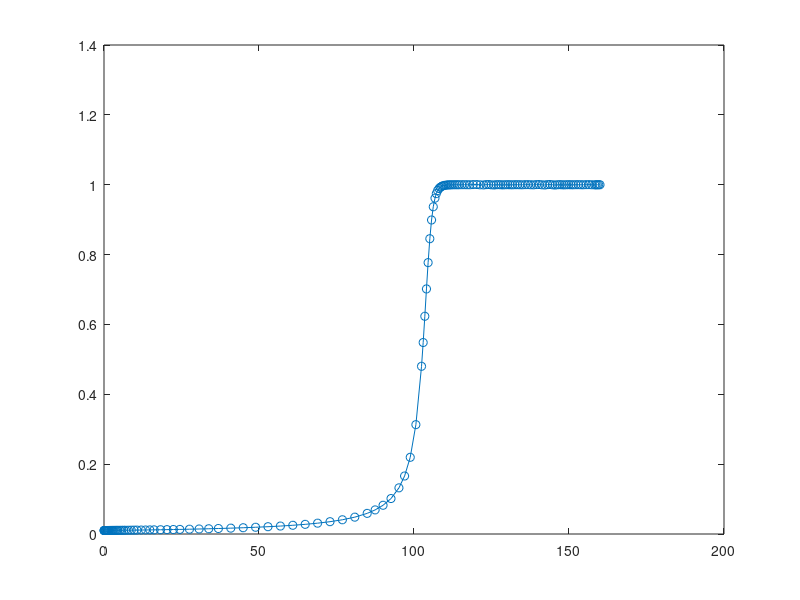

Write the MATLAB code that produced this figure. (Note: this script raises an error after producing the figure.)
function afternoon

%% Functions of functions
% Toby Driscoll, July 2014
close all, clear

%% Quadrature
% There are many problems that have a function as data. For example, take
% the problem of transforming a function into its definite integral.
% Approximating this transformation numerically is called quadrature.

%%
% In order to use a function as data, we need to create it anonymously, or
% refer to it with an @ sign in front (handle).
integral( @sin,0,pi )

%%
f = @(x) sin(x).*cos(x);
integral(f,-pi,pi)

%%
erf1 = 2/sqrt(pi)*integral(@(t) exp(-t.^2),0,1)
error = erf(1) - erf1

%% Rootfinding
% Another prototypical problem is to find a root of a function. The
% built-in |fzero| is excellent for this. 
fzero(@sin,[1 4])

%%
% You can give either a starting point or a starting interval.
fzero(@sin,2.5)

%%
% Giving the starting interval is preferred. It often takes fewer
% iterations, because the first step is to find an interval anyway.
fzero(@sin,[1 4],optimset('display','iter'))

%%
fzero(@sin,2.5,optimset('display','iter'))

%%
% Here's a more substantial example. The Lambert W function is defined as
% the inverse of the function $xe^x$. In other words, $W(x)e^{W(x)}=x$. For
% any given value of $x$, we can solve $we^w-x=0$ for $w$ to get $W(x)=w$. 
    function w = lambertW(x)
        f = @(w) w*exp(w) - x;
        guess = log(x);
        w = fzero(f,guess);
    end

%%
format long
point05 = lambertW( 0.05*exp(0.05) )
four = lambertW( 4*exp(4) )



%% ODEs
% The third classic problem with a function as data is an ordinary
% differential equation, $dy/dt = f(t,y)$. In this case the function data
% is $f(t,y)$. Here is the logistic equation:
f = @(t,y) y.*(1-y);

%%
% And here is its solution for $t\in[0,10]$, $y(0)=0.05$.
[t,y] = ode45( f, [0 10], 0.05 );
plot(t,y,'o-')

%%
% Certain problems are called "stiff" and make alternatives to
% |ode45| desirable. For example,
f = @(t,r) r.^2-r.^3;
[t,y] = ode45(f,[0 160],0.01);
plot(t,y,'o-')

%%
% Using the "stiff solver" |ode15s| requires many fewer time points (though
% each is more expensive to compute!).
[t,y] = ode15s(f,[0 160],0.01);
hold on
plot(t,y+0.5,'o-r')

%%
% Second order problems have to be rewritten in first order form. For
% example, consider $u'' - u(1-u^2)u' + u = 0$. Introducing $y_1=u$ and
% $y_2=u'$ leads to
f = @(t,y) [ y(2); (1-y(1)^2)*y(2) - y(1) ];
[t,y] = ode45( f, [0 20], [1;0] );
clf, plot(t,y,'o-')

%%
% Here it is in the phase plane.
plot(y(:,1),y(:,2))

%% Parameters
% These kinds of problems are where nested and anonymous functions can be
% handy. Let's consider the ODE above with a parameter $\mu$: $u'' - \mu
% u(1-u^2)u' + u = 0$. We want to write a function for it that includes the
% parameter.

function dydt = myode(t,y,mu)

dydt = zeros(size(y));
dydt(1) = y(2); 
dydt(2) = mu*(1-y(1)^2)*y(2) - y(1);

end

%%
% (This function is actually nested inside the one for this file.) However,
% the ODE solver functions will accept functions of t and y only. We can
% bridge the gap using a "wrapper" anonymous function.
mu = 10;
f = @(t,y) myode(t,y,mu)

%%
% Now |f| is usable by |ode45| but also includes the assigned value of
% |mu|.
[t,y] = ode45( f, [0 60], [1;0] );
plot(t,y,'o-')

%%
% Because |myode| is nested, it would have access to |mu| in the parent
% function if we left it out of the argument list.
function dydt = myode2(t,y)

dydt = zeros(size(y));
dydt(1) = y(2); 
dydt(2) = mu*(1-y(1)^2)*y(2) - y(1);

end

%%
[t,y] = ode45( @myode2, [0 60], [1;0] );
plot(y(:,1),y(:,2))

%%
% The wrapper style is usually preferable, but there are some circumstances
% where the shared workspace of a nested function is useful. 

end

